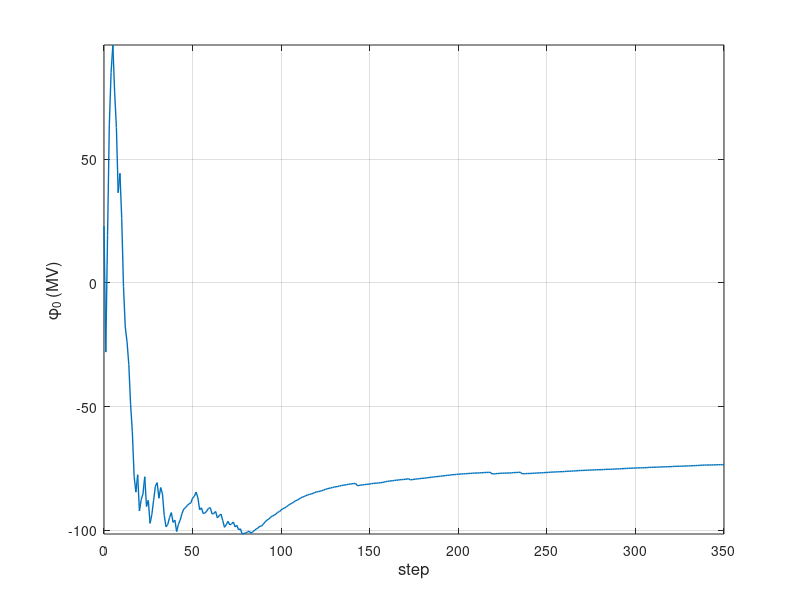

The MATLAB script that drew this image:
close all
clearvars -except sims

cd ../results/
% 1 pica = 12 points = 1/6 inch
%set(gca,'Units','inches','Position',[2 2 20 15]/6,'OuterPosition', [0 0 30 25]/6)
set(gcf,'Units','inches','OuterPosition', [20 20 20 20]/6)

phio = load('ChannelPotentials.dat')*1e-6;
if isempty(phio) || size(phio,1)-1 == 0
    fprintf('\n*** Plot1D_ChannelPotential.m cannot be executed with current ChannelPotentials.dat file. ***\n');
    cd ../viz
    return
else
    fprintf('\n*** Executing Plot1D_ChannelPotential.m script. ***\n');
end
step = (0:(size(phio,1)-1))';

plot(step,phio,'LineWidth',1,'LineStyle','-');
xlabel('step','FontSize',12);
ylabel('\phi_0 (MV)','FontSize',12);
set(gca,'FontSize',10);
axis([0 max(step) min(phio) max(phio)]) ;
box on
grid on
exportgraphics(gcf,'../results/ChannelPotential.png','BackgroundColor','white','Resolution',300);

cd ../viz/